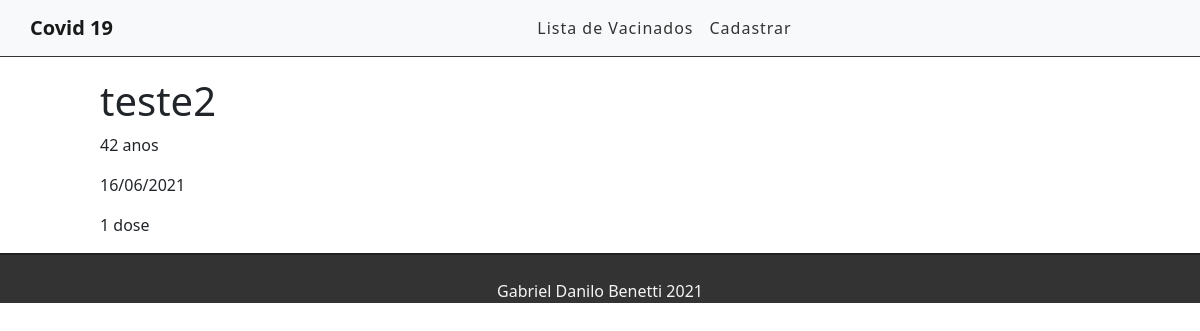
The page /cadastro/13 on the database its author committed.
### cadastro/models.py (models this page shows, shortened)
class Cadastro(models.Model):
    nome = models.CharField('Nome',max_length=255)
    idade = models.CharField('Idade', max_length=255)
    data = models.CharField('Data', max_length=255)
    numero_da_dose = models.CharField('Numero da Dose', max_length=255)
    created_at = models.DateTimeField(auto_now_add=True)
    updated_at = models.DateTimeField(auto_now=True)

### cadastro/views.py (the view)
# urls.py: path('cadastro/<int:id>', views.cadastroView, name="cadastro-view"),
def cadastroView(request, id):
    cadastro = get_object_or_404(Cadastro, pk=id)
    return render(request, 'cadastro/cadastro.html', {'cadastro' : cadastro})

### cadastro/templates/cadastro/cadastro.html (shortened to what this page needs)
{% extends 'base.html' %}
{% block content %}
<div class="offset-1 col-10 list-div">
    <h1>{{cadastro.nome}}</h1>
    <p>{{cadastro.idade}}</p>
    <p>{{cadastro.data}}</p>
    <p>{{cadastro.numero_da_dose}}</p>
</div>
{% endblock %}

### cadastro/static/css/style.css (style rules this page uses)
.list-div { padding: 0; }

### rows shown on the page
Cadastro: nome "teste2", idade "42 anos", data "16/06/2021", numero_da_dose "1 dose"
